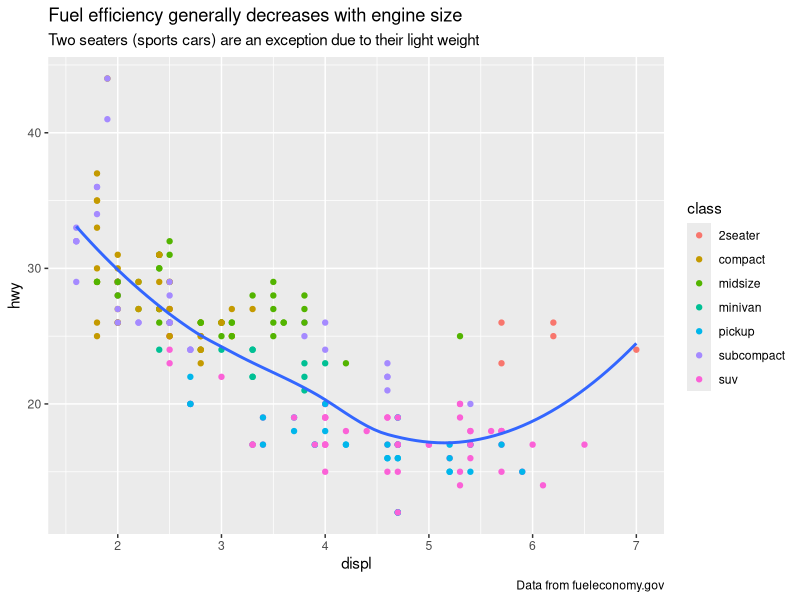
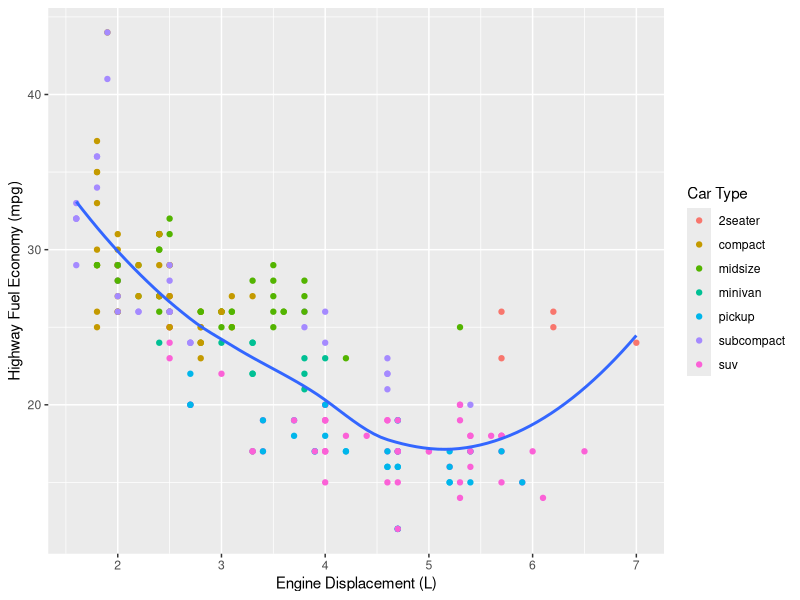
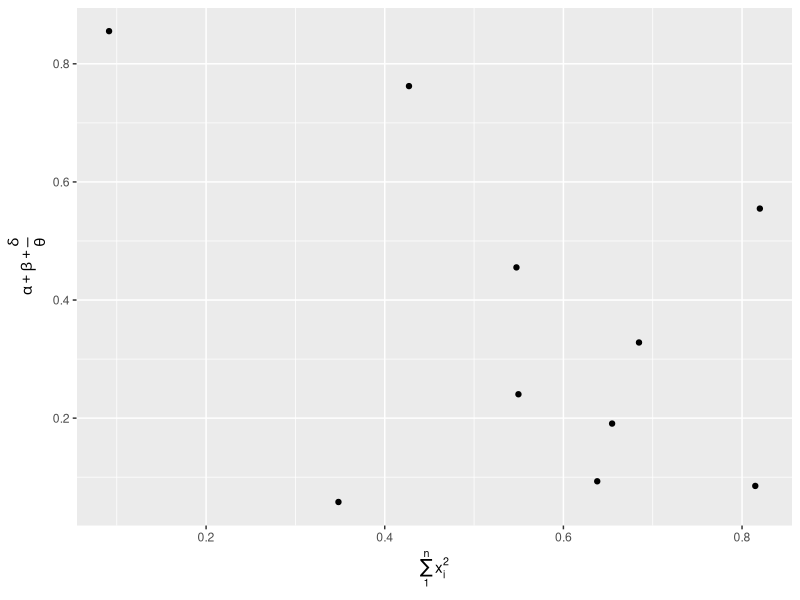
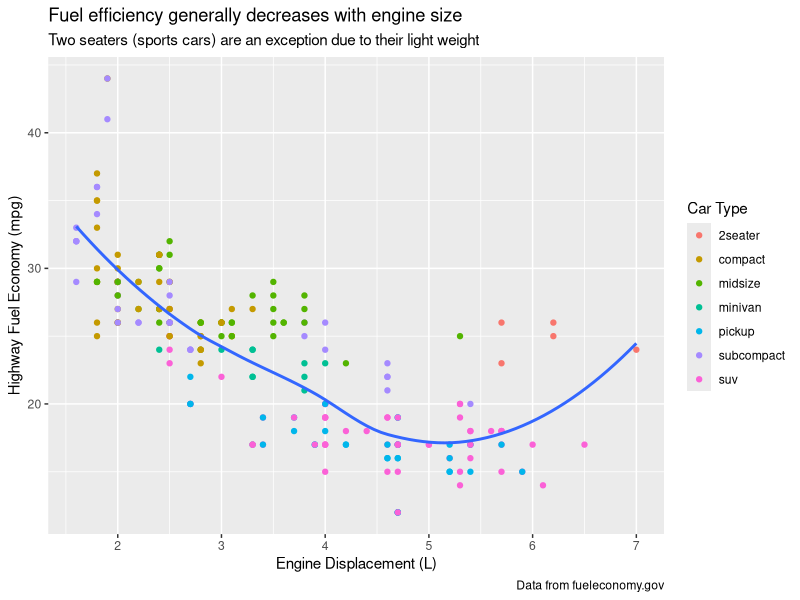
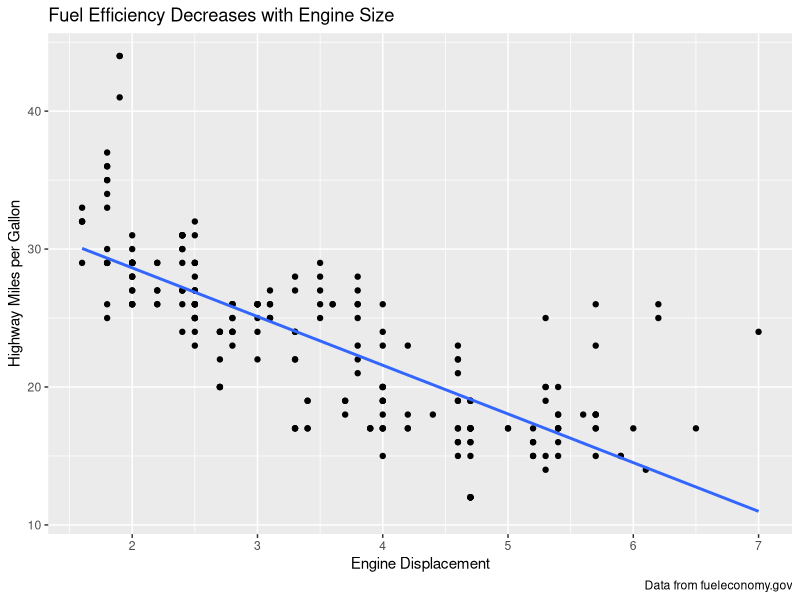
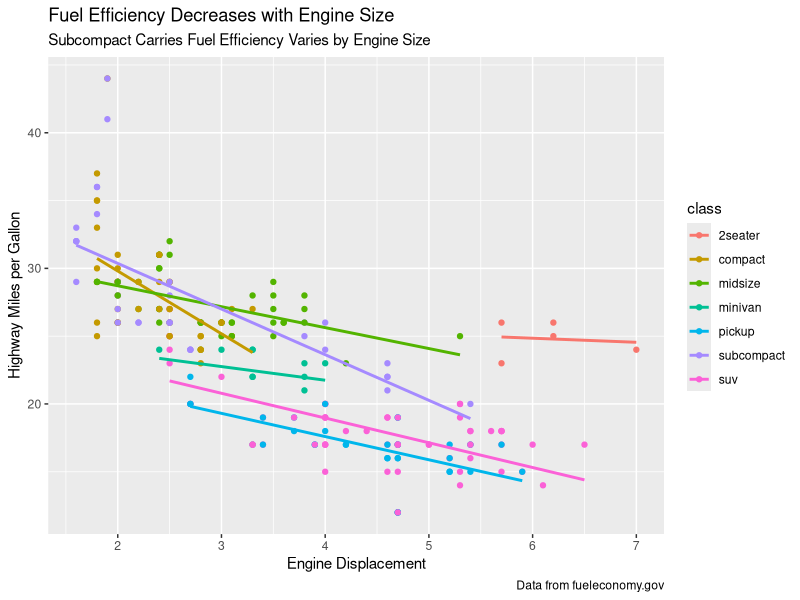

The R script that drew these images, in order: (Note: this script raises an error after producing the figures.)
# Chapter 28 - Graphics for Communication

library(tidyverse)

## 28.2 - Label

ggplot(mpg, aes(displ, hwy)) +
  geom_point(aes(color = class)) +
  geom_smooth(se = F) +
  labs(title = "Fuel efficiency generally decreases with engine size",
       subtitle = "Two seaters (sports cars) are an exception due to their light weight",
       caption = "Data from fueleconomy.gov")

ggplot(mpg, aes(displ, hwy)) +
  geom_point(aes(color = class)) +
  geom_smooth(se = F) +
  labs(x = "Engine Displacement (L)",
       y = "Highway Fuel Economy (mpg)",
       color = "Car Type")

df <- tibble(
  x = runif(10),
  y = runif(10)
)

ggplot(df, aes(x, y)) +
  geom_point() +
  labs(
    x = quote(sum(x[i] ^ 2, i = 1, n)),
    y = quote(alpha + beta + frac(delta, theta))
  )

### 28.2.1 - Exercises

#### 1.

ggplot(mpg, aes(displ, hwy)) +
  geom_point(aes(color = class)) +
  geom_smooth(se = F) +
  labs(title = "Fuel efficiency generally decreases with engine size",
       subtitle = "Two seaters (sports cars) are an exception due to their light weight",
       caption = "Data from fueleconomy.gov",
       x = "Engine Displacement (L)",
       y = "Highway Fuel Economy (mpg)",
       color = "Car Type")

#### 2.

ggplot(mpg, aes(displ, hwy)) +
  geom_point() +
  geom_smooth(method = "lm", se = F) +
  labs(
    title = "Fuel Efficiency Decreases with Engine Size",
    caption = "Data from fueleconomy.gov",
    y = "Highway Miles per Gallon",
    x = "Engine Displacement"
  )
  
ggplot(mpg, aes(displ, hwy, color = class)) +
  geom_point() +
  geom_smooth(method = "lm", se = F) +
  labs(
    title = "Fuel Efficiency Decreases with Engine Size",
    subtitle = "Subcompact Carries Fuel Efficiency Varies by Engine Size",
    caption = "Data from fueleconomy.gov",
    y = "Highway Miles per Gallon",
    x = "Engine Displacement"
  )

mod <- lm(hwy ~ class, data = mpg)
mpg %>%
  add_residuals(mod) %>%
  ggplot(aes(x = displ, y = resid)) +
  geom_jitter() +
  geom_smooth(method = "lm", se = F) +
  labs(
    title = "Engine size has little effect on fuel efficiency",
    subtitle = "After accounting for car class",
    caption = "Data from fueleconomy.gov",
    y = "Highway MPG Relative to Class Average",
    x = "Engine Displacement"
  )

#### 3.

steps <- tibble(
  date = as.Date(x=seq.Date(as.Date("2019-08-09"), as.Date("2019-08-18"), "days")),
  fitbit = c(6476, 6853, 6181, 6607, 11023, 8115, 11992, 7162, 3505, 3619),
  misfit = c(4868, 6226, 5922, 5598, 9200, 6844, 11322, 5844, 3380, 2806),
  apple_watch = c(3820, 5350, 4019, 5042, 10060, 6059, 12229, 6296, 1980, 2292),
  spire = c(3594, 4773, 3154, NA, 6389, 2497, 8370, 3922, NA, 976),
  lumo_lift = c(4202, 4710, 3139, 3322, 6911, 3823, 8789, 4527, NA, 866)
)

steps2 <- steps %>%
  gather('fitbit', 'misfit', 'apple_watch', 'spire', 'lumo_lift', key = 'source', value = 'steps_per_day') %>%
  group_by(date) %>%
  mutate(mean = mean(steps_per_day, na.rm = T)) %>%
  mutate(variance = (steps_per_day - mean))

steps3 <- steps2 %>%
  group_by(source) %>%
  summarize(mean_variance = mean(variance, na.rm = T))

# Add mean and standard deviation columns to the table.

# Create line plots of the data
ggplot(data  = steps2) +
  geom_line(mapping = aes(x = date, y = steps_per_day, color = source)) +
  labs(
    title = "Fitness trackers do not count steps equally",
    subtitle = "There is a relative agreement, though",
    color = "Fitness Tracker",
    x = "Date",
    y = "Steps Per Day"
  )

## 28.3 - Annotations

best_in_class <- mpg%>%
  group_by(class) %>%
  filter(row_number(desc(hwy)) == 1)

ggplot(mpg, aes(displ, hwy)) +
  geom_point(aes(color = class)) +
  geom_label(aes(label = model), data = best_in_class, nudge_y = 2, alpha = 0.5)

ggplot(mpg, aes(displ, hwy)) +
  geom_point(aes(color = class)) +
  geom_point(size = 3, shape = 1, data = best_in_class) +
  ggrepel::geom_label_repel(aes(label = model), data = best_in_class)

class_avg <- mpg %>%
  group_by(class) %>%
  summarize(
    displ = median(displ),
    hwy = median(hwy)
  )

ggplot(mpg, aes(displ, hwy, color = class)) +
  ggrepel::geom_label_repel(aes(label = class),
                            data = class_avg,
                            size = 6,
                            label.size = 0,
                            segment.color = NA
                            ) +
  geom_point() +
  theme(legend.position = "none")


label <- mpg %>%
  summarize(
    displ = max(displ),
    hwy = max(hwy),
    label = "Increasing engine size is \nrelated to decreasing fuel economy."
  )

ggplot(mpg, aes(displ, hwy)) +
  geom_point() +
  geom_text(aes(label = label), data = label, vjust = "top", hjust = "right")

label <- tibble(
  displ = Inf,
  hwy = Inf,
  label = "Increasing engine size is \nrelated to decreasing fuel economy."
)

ggplot(mpg, aes(displ, hwy)) +
  geom_point() +
  geom_text(aes(label = label), data = label, vjust = "top", hjust = "right")

### 28.3.1 - Exercises

## 28.4 - Scales

ggplot(mpg, aes(displ, hwy)) +
  geom_point(aes(color = class))

ggplot(mpg, aes(displ, hwy)) +
  geom_point(aes(color = class)) +
  scale_x_continuous() +
  scale_y_continuous() +
  scale_color_discrete()

ggplot(mpg, aes(displ, hwy)) +
  geom_point() +
  scale_y_continuous(breaks = seq(15, 40, by = 5))


ggplot(mpg, aes(displ, hwy)) +
  geom_point() +
  scale_y_continuous(labels =  NULL) +
  scale_x_continuous(labels = NULL)

presidential %>%
  mutate(id = 33 + row_number()) %>%
  ggplot(aes(start, id)) +
  geom_point() +
  geom_segment(aes(xend = end, yend = id)) +
  scale_x_date(NULL, breaks = presidential$start, date_labels = "'%y")

base <- ggplot(mpg, aes(displ, hwy)) +
  geom_point(aes(color = class))

base + theme(legend.position = "left")
base + theme(legend.position = "top")
base + theme(legend.position = "bottom")
base + theme(legend.position = "right")

ggplot(mpg, aes(displ, hwy)) +
  geom_point(aes(color = class)) +
  geom_smooth(se = F) +
  theme(legend.position = "bottom") +
  guides(color = guide_legend(nrow = 1, override.aes = list(size = 4)))
